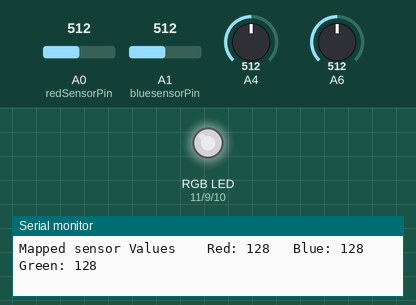
Bench run of a sketch on a simulated Arduino Uno, built with avr-gcc and run on an emulated ATmega328P. Shown: an RGB LED mixed from three pins (HIGH = lit), the last lines printed to the serial monitor. The test bench sets the inputs (shaded band); at power-on: A0 (redSensorPin) = 512, A6 = 512, A1 (bluesensorPin) = 512, A4 = 512. Dim RGB values are drawn brighter than linear.

Above: at 1.2 s.
1.3 s: A0 (redSensorPin) set to 716
At 3.7 s:
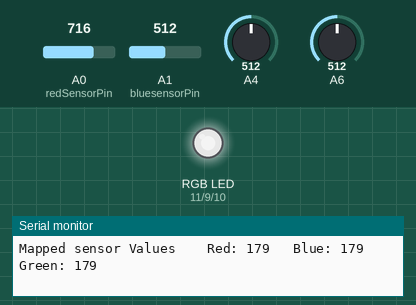
4.5 s: A6 set to 900
At 6.4 s:
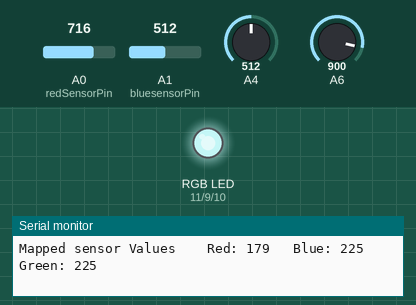
7.5 s: A0 (redSensorPin) set to 900
At 10.2 s:
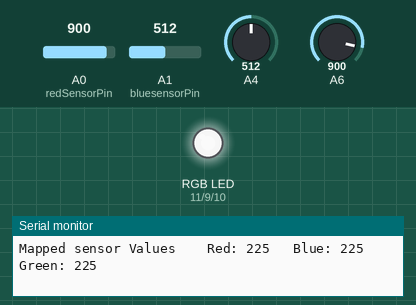
10.5 s: A6 set to 716
At 13.0 s:
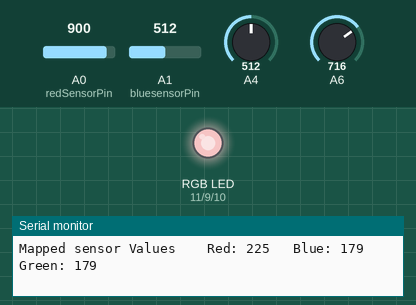
13.5 s: A6 set to 511
At 15.7 s:
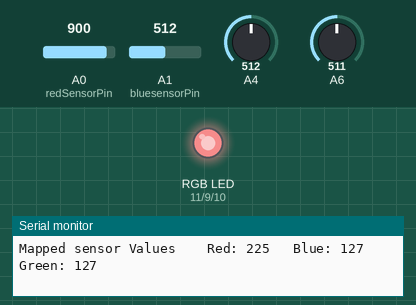
16.5 s: A0 (redSensorPin) set to 122
At 18.4 s:
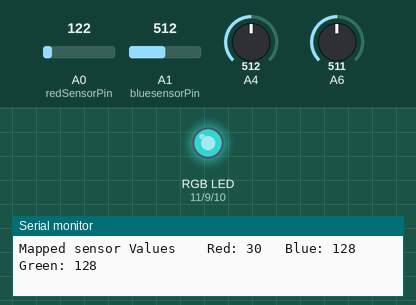
Timing chart, 0 to 28.6 s (numbered marks = the images above; inputs shaded):
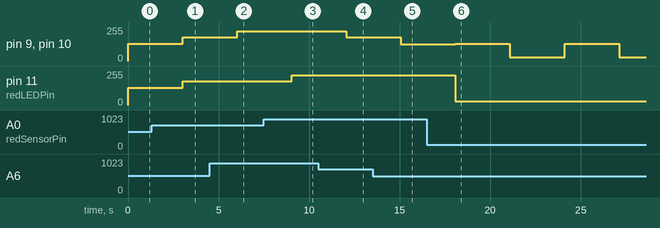

Measured:
- after the input at 1.3 s, pin 9 (greenLEDPin), pin 10 (blueLEDPin), pin 11 (redLEDPin): 128/255 → 179/255 after 1.7 s
- after the input at 4.5 s, pin 9 (greenLEDPin), pin 10 (blueLEDPin): 179/255 → 225/255 after 1.5 s
- after the input at 7.5 s, pin 11 (redLEDPin): 179/255 → 225/255 after 1.5 s
- after the input at 10.5 s, pin 9 (greenLEDPin), pin 10 (blueLEDPin): 225/255 → 179/255 after 1.6 s
- after the input at 13.5 s, pin 9 (greenLEDPin), pin 10 (blueLEDPin): 179/255 → 127/255 after 1.6 s
- after the input at 16.5 s, pin 11 (redLEDPin): 225/255 → 30/255 after 1.6 s

The sketch:

p04-ColorMixingLamp.ino
```cpp
const int redLEDPin = 11;
const int blueLEDPin = 10;
const int greenLEDPin = 9;

const int redSensorPin = A0;
const int bluesensorPin = A1;
const int greenSensorPin = A2;


int redValue = 0;
int blueValue = 0;
int greenValue = 0;

int redSensorValue = 0;
int blueSensorValue = 0;
int greenSensorValue = 0;

void setup() {
  Serial.begin(9600);

  pinMode(redLEDPin,OUTPUT);
  pinMode(blueLEDPin,OUTPUT);
  pinMode(greenLEDPin,OUTPUT);
}

void loop() {

  redSensorValue = analogRead(redSensorPin);
  delay(5);
  blueSensorValue = analogRead(blueSensorValue);
  delay(5);
  greenSensorValue = analogRead(greenSensorValue);

  /*Serial.print("Raw sensor Values \t Red: ");
  Serial.print(redSensorValue);
  Serial.print("\t Blue: ");
  Serial.print(blueSensorValue);
  Serial.print("\t Green: " );
  Serial.println(greenSensorValue);
 */

  redValue = redSensorValue/4;
  blueValue = blueSensorValue/4;
  greenValue = greenSensorValue/4;

  Serial.print("Mapped sensor Values \t Red: ");
  Serial.print(redValue);
  Serial.print("\t Blue: ");
  Serial.print(blueValue);
  Serial.print("\t Green: ");
  Serial.println(greenValue);

  analogWrite(redLEDPin,redValue);
  analogWrite(blueLEDPin, blueValue);
  analogWrite(greenLEDPin,greenValue);

  delay(3000);
}
```
